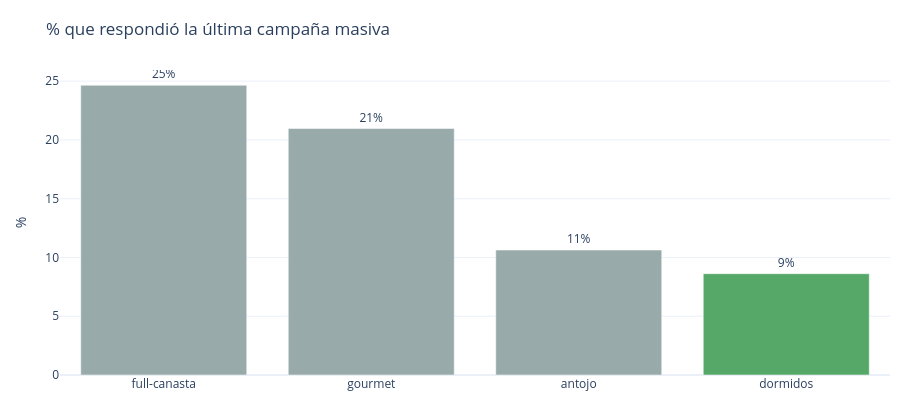

Here is the notebook cell this chart was saved with:
### Markdown cell above
## 6 · Por qué los dormidos

La campaña masiva la canjearon los que ya compraban. El dormido casi no responde, pero ahí el canje es incremental.

### Code cell
d['cluster']=KMeans(n_clusters=4,random_state=42,n_init=10).fit_predict(X)
nombres={0:'full-canasta',1:'antojo',2:'dormidos',3:'gourmet'}; d['segmento']=d['cluster'].map(nombres)
tasas=(d.groupby('segmento')['respuesta_ultima_campania'].mean()*100).reindex(['full-canasta','gourmet','antojo','dormidos'])
fig=go.Figure(go.Bar(x=tasas.index,y=tasas.values,marker_color=[GRIS,GRIS,GRIS,VERDE],text=[f'{v:.0f}%' for v in tasas.values],textposition='outside'))
fig.update_layout(title='% que respondió la última campaña masiva',yaxis_title='%'); fijar(fig,420); fig.show()

### Figure 1 — Plotly figure (JSON) as saved in the notebook; plotly's stock layout.template omitted (floating-point values rounded to 4 significant figures)
{"data": [{"marker": {"color": ["#9aa", "#9aa", "#9aa", "#55A868"]}, "text": ["25%", "21%", "11%", "9%"], "textposition": "outside", "type": "bar", "x": ["full-canasta", "gourmet", "antojo", "dormidos"], "y": [24.65, 20.97, 10.63, 8.618]}], "layout": {"autosize": false, "height": 420, "margin": {"b": 45, "l": 60, "r": 30, "t": 70}, "title": {"text": "% que respondió la última campaña masiva"}, "width": 920, "yaxis": {"title": {"text": "%"}}}}
